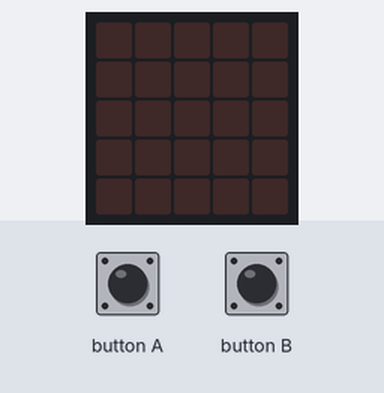
The program below on a simulated BBC micro:bit (MakeCode). Shown: the board's 5×5 LED display. Inputs (shaded band) come from the test bench.

Above: at 1.2 s.
1.3 s: button A pressed for 0.15 s
At 1.6 s:
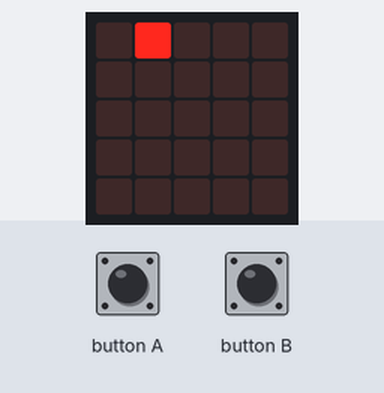
At 4.2 s:
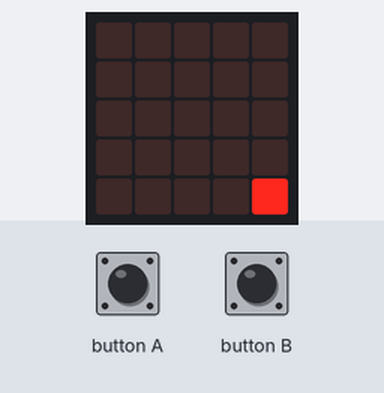
4.3 s: button B pressed for 0.15 s
At 4.5 s:
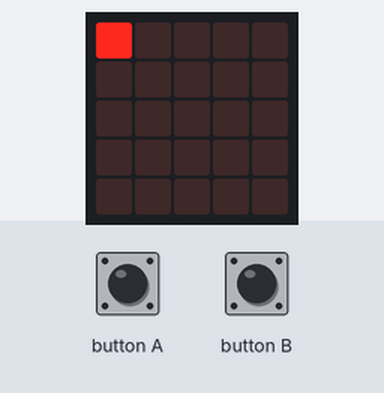
Timing chart, 0 to 7.3 s (numbered marks = the images above; inputs shaded):
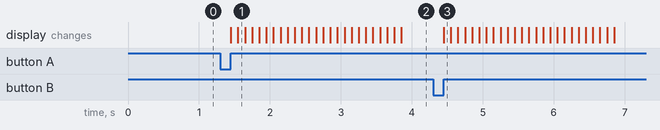

The program:

main.ts
```typescript
input.onButtonPressed(Button.A, function () {
    for (let y = 0; y <= 4; y++) {
        for (let x = 0; x <= 4; x++) {
            if (y % 2 == 0) {
                basic.clearScreen()
                led.plot(x, y)
                basic.pause(100)
            } else {
                basic.clearScreen()
                led.plot(4 - x, y)
                basic.pause(100)
            }
        }
    }
})
input.onButtonPressed(Button.B, function () {
    for (let y = 0; y <= 4; y++) {
        for (let x = 0; x <= 4; x++) {
            if (y % 2 == 0) {
                basic.clearScreen()
                led.plot(y, x)
                basic.pause(100)
            } else {
                basic.clearScreen()
                led.plot(y, 4 - x)
                basic.pause(100)
            }
        }
    }
})
```

test.ts
```typescript
// 在這裡測試；當此封包作為擴充功能時，將不會編譯此內容。
```

Measured:
- after the input at 1.3 s, the display: first changes after 0.15 s (image 1 shows a later state)
- after the input at 4.3 s, the display: changes after 0.15 s (image 3)
